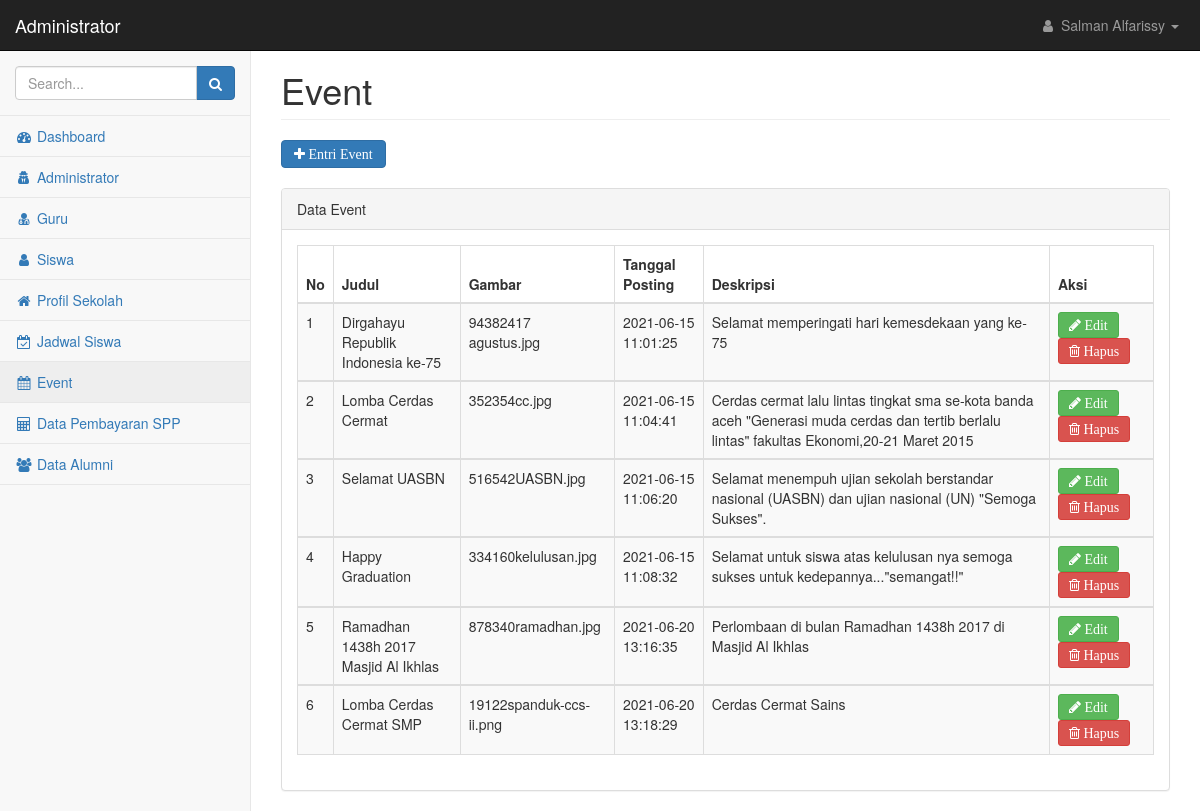
Page /admin/index.php?page=event&id_adm=1 on the committed database.
### tables this page shows
CREATE TABLE `informasi` (
  `id_info` int(50) NOT NULL,
  `id_adm` int(50) NOT NULL,
  `nama_event` varchar(50) NOT NULL,
  `gambar_event` text NOT NULL,
  `tgl_post` timestamp NOT NULL DEFAULT current_timestamp() ON UPDATE current_timestamp(),
  `deskripsi` text NOT NULL
);

### admin/event.php (the view, shortened to what this page needs)
<div class="row">
    <div class="col-lg-12">
        <h1 class="page-header">Event</h1>
    </div>
</div>
<?php
include("../koneksi.php");
$aksi=isset($_GET['aksi']) ? $_GET['aksi'] : 'list';
switch ($aksi){
    case 'list';
?>
<div>
    <a href=?page=event&aksi=entri&id_adm=<?php echo $_GET['id_adm'] ?> class="btn btn-primary fa fa-plus"> Entri Event </a>
</div>
<br/>
<div class="row">
    <div class="col-lg-12">
        <div class="panel panel-default">
            <div class="panel-heading">
               Data Event
            </div>
            <div class="panel-body">
                <div class="table-responsive">
                    <table class="table table-striped table-bordered table-hover" id="dataTables-example">
                        <thead>
                            <tr>
                                <th>No</th>
                                <th>Judul</th>
                                <th>Gambar</th>
                                <th>Tanggal Posting</th>
                                <th>Deskripsi</th>
                                <th>Aksi</th>
                            </tr>
                        </thead>
                        <?php
                        $no=1;
                        $tampil=mysqli_query($koneksi,"SELECT * FROM informasi order by id_info ASC");
                        while ($data=mysqli_fetch_array($tampil)) {
                        ?>
                        <tbody>
                            <tr class="odd gradeX">
                                <td><?php echo $no?></td>
                                <td><?php echo $data['nama_event']?></td>
                                <td><?php echo $data['gambar_event']?></td>
                                <td><?php echo $data['tgl_post']?></td>
                                <td><?php echo $data['deskripsi']?></td>
                                <td><a href=?page=event&aksi=edit&id_adm=<?php echo $_GET['id_adm'] ?>&id_info=<?php echo $data['id_info']; ?> class="btn btn-success btn-sm fa fa-pencil"> Edit</a>
			                        <a href="aksi_event.php?page=event&id_adm=<?php echo $_GET['id_adm'] ?>&proses=hapus&id_info=<?php echo $data['id_info']; ?>"
				                    onclick="return confirm('Yakin akan menghapus data ?');" class="btn btn-danger btn-sm fa fa-trash-o"> Hapus</td>
                            </tr>
                            <?php
                            $no++;
                        }
                            ?>
                        </tbody>
                    </table>
                    <?php
                        break;
                    ?>
                    <?php
                    }
                    ?>
                </div>
            </div>
        </div>
    </div>
</div>

### admin/index.php (shortened to what this page needs)
<!DOCTYPE html>
<html lang="en">
    <head>
        <link href="../scss/bootstrap.min.css" rel="stylesheet">
        <link href="../scss/metisMenu.min.css" rel="stylesheet">
        <link href="../css/dataTables/dataTables.bootstrap.css" rel="stylesheet">
        <link href="../css/dataTables/dataTables.responsive.css" rel="stylesheet">
        <link href="../scss/timeline.css" rel="stylesheet">
        <link href="../scss/startmin.css" rel="stylesheet">
        <link href="../scss/morris.css" rel="stylesheet">
        <link href="../scss/font-awesome.min.css" rel="stylesheet" type="text/css">
    </head>
    <body>
        <div id="wrapper">
            <nav class="navbar navbar-inverse navbar-fixed-top" role="navigation">
                <div class="navbar-header">
                    <a class="navbar-brand" href="index.php">Administrator</a>
                </div>
                <ul class="nav navbar-right navbar-top-links">
                    <li class="dropdown">
                        <a class="dropdown-toggle" data-toggle="dropdown" href="#">
                        <?php
                        include("../koneksi.php");
                        $query=mysqli_query($koneksi,"SELECT * FROM administrator WHERE id_adm=$_GET[id_adm]");
                        $data=mysqli_fetch_array($query);
                        ?>
                            <i class="fa fa-user fa-fw"></i> <?php echo $data['nama_ad']; ?> <b class="caret"></b>
                        </a>
                    </li>
                </ul>
                <div class="navbar-default sidebar" role="navigation">
                    <div class="sidebar-nav navbar-collapse">
                        <ul class="nav" id="side-menu">
                            <li class="sidebar-search">
                                <div class="input-group custom-search-form">
                                    <input type="text" class="form-control" placeholder="Search...">
                                    <span class="input-group-btn">
                                        <button class="btn btn-primary" type="button">
                                            <i class="fa fa-search"></i>
                                        </button>
                                </span>
                                </div>
                            </li>
                            <li>
                                <a <?php if ($_GET["page"]=="home"){echo 'class="active"'; }?> href="?page=home&id_adm=<?php echo $_GET['id_adm']?>" ><i class="fa fa-dashboard fa-fw"></i> Dashboard</a>
                            </li>
                            <li>
                                <a <?php if ($_GET["page"]=="administrator"){echo 'class="active"'; }?> href="?page=administrator&id_adm=<?php echo $_GET['id_adm']?>"><i class="fa fa-user-secret fa-fw"></i> Administrator </a>
                            </li>
                            <li>
                                <a <?php if ($_GET["page"]=="guru"){echo 'class="active"'; }?> href="?page=guru&id_adm=<?php echo $_GET['id_adm']?>"><i class="fa fa-user-md fa-fw"></i> Guru </a>
                            </li>
                            <li>
                                <a <?php if ($_GET["page"]=="siswa"){echo 'class="active"'; }?> href="?page=siswa&id_adm=<?php echo $_GET['id_adm']?>"><i class="fa fa-user fa-fw"></i> Siswa </a>
                            </li>
                            <li>
                                <a <?php if ($_GET["page"]=="profil"){echo 'class="active"'; }?> href="?page=profil&id_adm=<?php echo $_GET['id_adm']?>"><i class="fa fa-home fa-fw"></i> Profil Sekolah </a>
                            </li>
                            <li>
                                <a <?php if ($_GET["page"]=="jadwal"){echo 'class="active"'; }?> href="?page=jadwal&id_adm=<?php echo $_GET['id_adm']?>"><i class="fa fa-calendar-check-o fa-fw"></i> Jadwal Siswa </a>
                            </li>
                            <li>
                                <a <?php if ($_GET["page"]=="event"){echo 'class="active"'; }?> href="?page=event&id_adm=<?php echo $_GET['id_adm']?>"><i class="fa fa-calendar fa-fw"></i> Event </a>
                            </li>
                            <li>
                                <a <?php if ($_GET["page"]=="data_spp"){echo 'class="active"'; }?> href="?page=data_spp&id_adm=<?php echo $_GET['id_adm']?>"><i class="fa fa-calculator fa-fw"></i> Data Pembayaran SPP </a>
                            </li>
                            <li>
                                <a <?php if ($_GET["page"]=="alumni"){echo 'class="active"'; }?> href="?page=alumni&id_adm=<?php echo $_GET['id_adm']?>"><i class="fa fa-users fa-fw"></i> Data Alumni </a>
                            </li>
                        </ul>
                    </div>
                </div>
            </nav>
            <div id="page-wrapper">
                <div class="container-fluid">
                    <?php
include_once "main.php";
?>
                </div>
            </div>
        </div>
    </body>
</html>

### scss/startmin.css (style rules this page uses)
body { background-color: #f8f8f8; }
#wrapper { width: 100%; }
#page-wrapper { padding-top: 30px; min-height: 568px; background-color: #fff; }
@media (min-width:768px) { #page-wrapper { position: inherit; margin-left: 250px; padding: 30px 15px 0 15px; border-left: 1px solid #e7e7e7; } }
.navbar-header { float: left; }
.navbar-right { text-align: right; }
.navbar-top-links { margin: 0; }
.navbar-top-links li { display: inline-block; }
.navbar-top-links li:last-child { margin-right: 6px; }
.navbar-top-links li a { padding: 15px; min-height: 50px; }
.navbar-top-links>li>a { color: #999; }
.sidebar .sidebar-nav.navbar-collapse { padding-right: 0; padding-left: 0; }
.sidebar .sidebar-search { padding: 15px; }
.sidebar ul li { border-bottom: 1px solid #e7e7e7; }
.sidebar ul li a.active { background-color: #eee; }
@media (min-width:768px) { .sidebar { z-index: 1; position: absolute; width: 250px; margin-top: 51px; } }

### rows in the picture
informasi: nama_event "Dirgahayu Republik Indonesia ke-75", gambar_event "94382417 agustus.jpg", tgl_post "2021-06-15 11:01:25", deskripsi "Selamat memperingati hari kemesdekaan yang ke-75"
informasi: nama_event "Lomba Cerdas Cermat", gambar_event "352354cc.jpg", tgl_post "2021-06-15 11:04:41", deskripsi "Cerdas cermat lalu lintas tingkat sma se-kota banda aceh \"Generasi muda cerdas dan tertib berlalu lintas\" fakultas Ekonomi,20-21 Maret 2015"
informasi: nama_event "Selamat UASBN", gambar_event "516542UASBN.jpg", tgl_post "2021-06-15 11:06:20", deskripsi "Selamat menempuh ujian sekolah berstandar nasional (UASBN) dan ujian nasional (UN) \"Semoga Sukses\"."
informasi: nama_event "Happy Graduation", gambar_event "334160kelulusan.jpg", tgl_post "2021-06-15 11:08:32", deskripsi "Selamat untuk siswa atas kelulusan nya semoga sukses untuk kedepannya...\"semangat!!\""
informasi: nama_event "Ramadhan 1438h 2017 Masjid Al Ikhlas", gambar_event "878340ramadhan.jpg", tgl_post "2021-06-20 13:16:35", deskripsi "Perlombaan di bulan Ramadhan 1438h 2017 di Masjid Al Ikhlas"
informasi: nama_event "Lomba Cerdas Cermat SMP", gambar_event "19122spanduk-ccs-ii.png", tgl_post "2021-06-20 13:18:29", deskripsi "Cerdas Cermat Sains"

### other values in the picture
$data['nama_ad'] "Salman Alfarissy"
